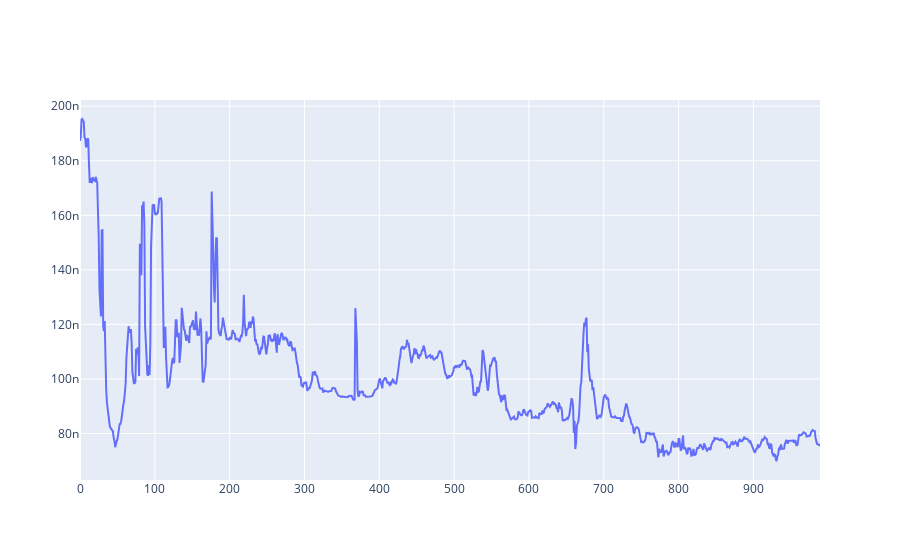

Notebook cell for this chart:
### Code cell
import plotly.graph_objects as go
import numpy as np

fig = go.Figure(data=go.Scatter(x=list(range(len(predictions))), y=predictions))
fig.show()

### Figure 1 — Plotly figure (JSON) as saved in the notebook; plotly's stock layout.template omitted (floating-point values rounded to 4 significant figures; data arrays with more than 128 entries replaced by an {"elided": "..."} marker saying what was removed)
{"data": [{"type": "scatter", "x": {"elided": "990 int values"}, "y": {"elided": "990 float values"}}], "layout": {}}
